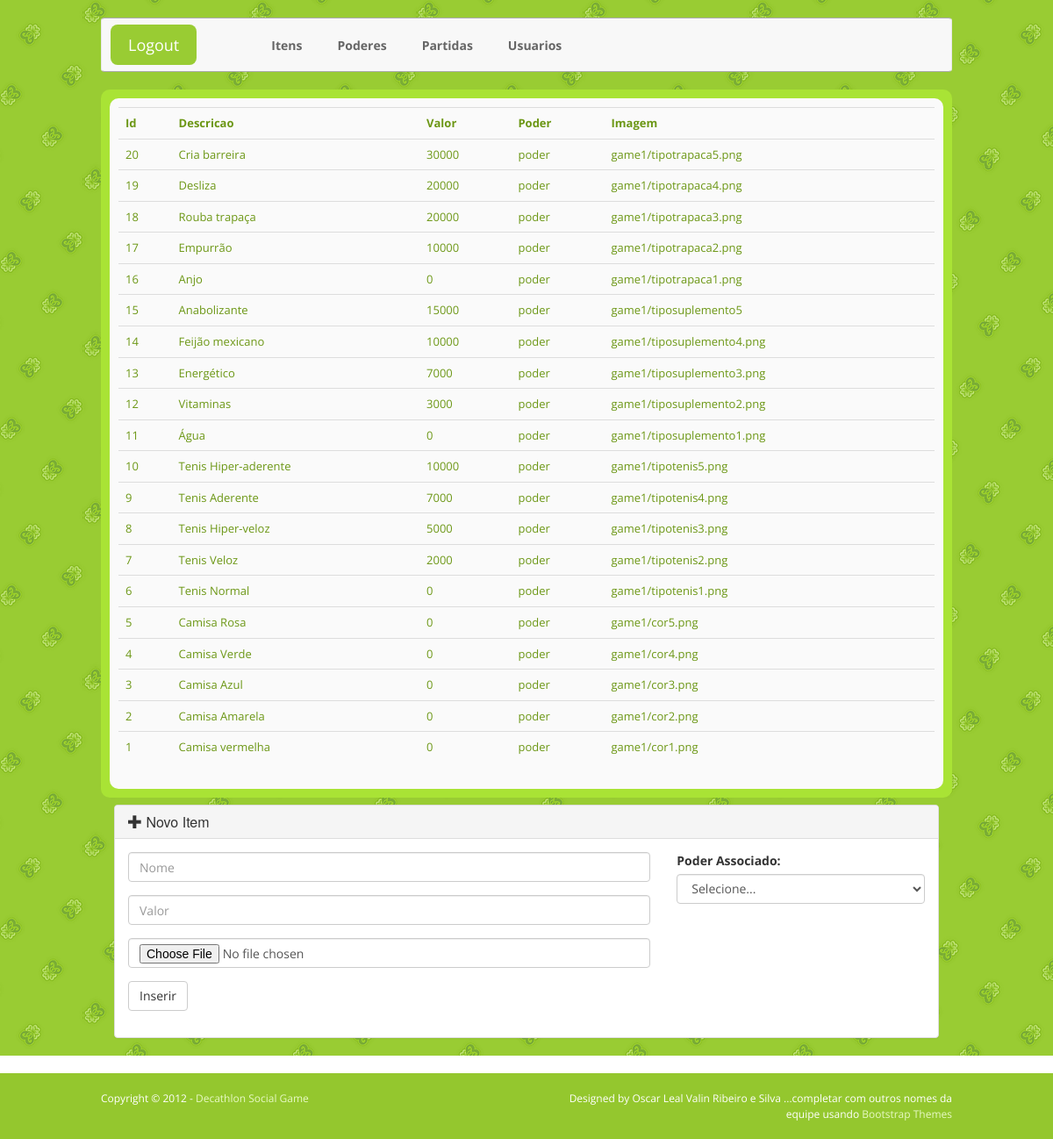
Page /view/admin/itens.php on the earlier database version.
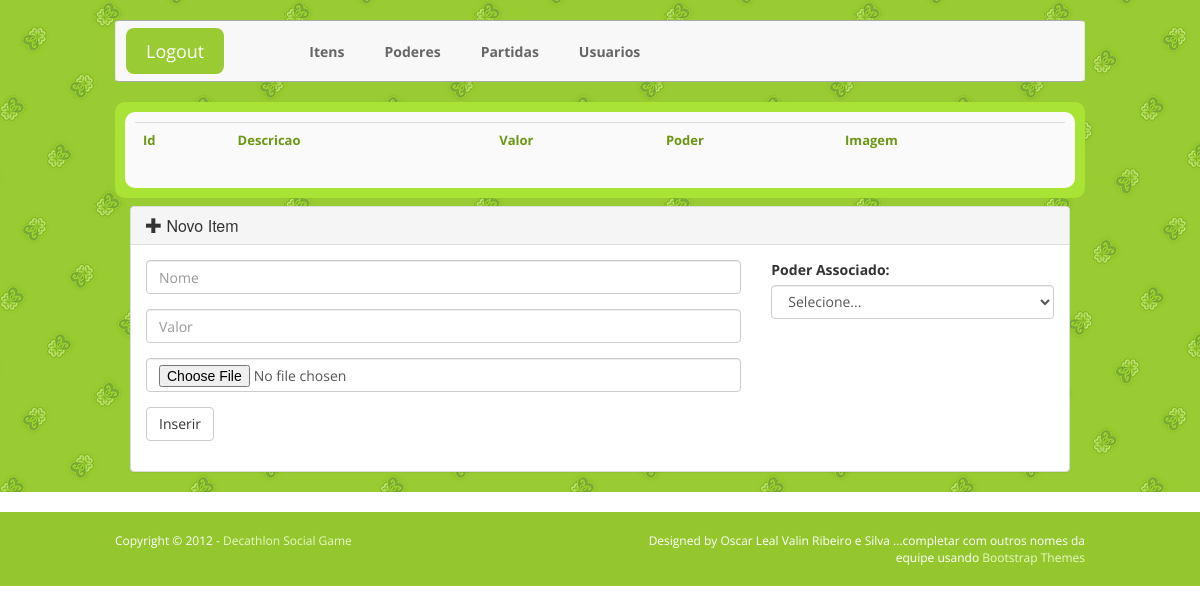
Same page on the later database version.
### tables this page shows
CREATE TABLE IF NOT EXISTS `itens` (
  `id_itens` bigint(20) NOT NULL AUTO_INCREMENT,
  `descricao` varchar(30) NOT NULL,
  `valor` double NOT NULL,
  `path_image_item` varchar(255) DEFAULT NULL,
  PRIMARY KEY (`id_itens`)
);

### controller/itensController.php (called while the page is built, shortened)
<?php
class itensController {
    function listItens() {
        $itensDAO = new itensDAO();
        return $itensDAO->ObterPorTodos();
    }
}

### persistence/daos/itensDAO.php (called while the page is built, shortened)
<?php
require_once 'entidades/itensBE.php';
require_once 'conexaoBanco.php';
class itensDAO{
    public function ObterPorTodos(){
    	$conexao = new conexaoBanco();
    	$conexao->conectar();
    	$stmt = $conexao->pdo->prepare('SELECT id_itens, descricao, valor, path_image_item FROM itens ORDER BY id_itens DESC');
    	$stmt->execute();
    	$retorno = $stmt->fetchAll(PDO::FETCH_ASSOC);
    	$lista = array();
    	$i = 0;
    	foreach( $retorno as $row ){
    		$itensBE = new itensBE();
		    $itensBE->setId_itens($row['id_itens']);
		    $itensBE->setDescricao($row['descricao']);
		    $itensBE->setValor($row['valor']);
                    $itensBE->setPath_image_item($row['path_image_item']);
    		$lista[$i] = $itensBE;
    		$i++;
    	}
    	return $lista;
    }
}
?>

### persistence/daos/conexaoBanco.php (called while the page is built, shortened)
<?php
class conexaoBanco{
	public function conectar(){
		$dsn = 'mysql:host=localhost;port=3306;dbname=DBDecathlon';
		$usuario = 'root';
		$senha = '';
		$opcoes = array(
			PDO::ATTR_PERSISTENT => true,
			PDO::ATTR_CASE => PDO::CASE_LOWER,
                        PDO::ATTR_EMULATE_PREPARES => true,
                        PDO::ERRMODE_WARNING => true,
                        PDO::ERRMODE_EXCEPTION => true
		);
		try {
			$this->pdo = new PDO($dsn, $usuario, $senha, $opcoes);
		} catch (PDOException $e) {
			echo 'Erro: '.$e->getMessage();
		}
	}
}
?>

### persistence/daos/entidades/itensBE.php (called while the page is built)
<?php
class itensBE{
    private $id_itens;
    private $descricao;
    private $valor;
    private $path_image_item;
   public function getPath_image_item() {
       return $this->path_image_item;
   }
   public function setPath_image_item($path_image_item) {
       $this->path_image_item = $path_image_item;
   }
   public function setId_itens($id_itens){
       $this->id_itens = $id_itens;
   }
    public function getId_itens(){
        return $this->id_itens;
    }
    public function setDescricao($descricao){
        $this->descricao = $descricao;
    }
    public function getDescricao(){
        return $this->descricao;
    }
    public function setValor($valor){
        $this->valor = $valor;
    }
    public function getValor(){
        return $this->valor;
    }
}
?>

### view/admin/itens.php (the view, shortened to what the changed rows need)
<?php
$bigButtons = array("Logout" => "../../index.php");
$navLinks = array("Itens" => "itens.php",
    "Poderes"=>"poderes.php",
    "Partidas" => "partidas.php",
    "Usuarios" => "usuarios.php");
include_once '../template/head.php';
include_once '../template/bodyHeaderContainer.php';
require_once '../../controller/itensController.php';
require_once '../../persistence/daos/itensDAO.php';
require_once '../../persistence/daos/entidades/itensBE.php';
$itensController = new itensController();
$listItens = $itensController->listItens();
?>
<div class="col-md-12 col-sm-12">
    <div class="news">
        <div class="letter">
            <table class="table table-hover">
                <tr>
                    <th>Id</th>
                    <th>Descricao</th>
                    <th>Valor</th>
                    <th>Poder</th>
                    <th>Imagem</th>
                </tr>
                <?php foreach ($listItens as $keyItens => $valItens) { ?>
                    <tr>
                        <td><?php echo $valItens->getId_itens() ?></td>
                        <td><?php echo $valItens->getDescricao() ?></td>
                        <td><?php echo $valItens->getValor() ?></td>
                        <td><?php echo "poder" ?></td>
                        <td><?php echo $valItens->getPath_image_item() ?></td>
                    </tr>
                <?php } ?>
            </table>
        </div>
    </div>
</div>
<?php include_once '../template/bodyFooter.php'; ?>

### view/template/bodyHeaderContainer.php (shortened to what the changed rows need)
<body>
    <header>
        <div class="navi">
            <div class="container">
                <div class="navbar navbar-default bs-docs-nav" role="banner">
                    <?php foreach ($bigButtons as $nameButton => $urlButton) { ?>
                        <div class="navbar-header">
                            <a class="navbar-brand" href="<?php echo $urlButton ?>"><?php echo $nameButton ?></a>
                        </div>
                    <?php } ?>
                    <nav class="collapse navbar-collapse bs-navbar-collapse navbar-left" role="navigation">
                        <ul class="nav navbar-nav ">
                            <?php foreach ($navLinks as $nameLink => $urlLink) { ?>
                                <li>
                                    <a href="<?php echo $urlLink ?>"><?php echo $nameLink ?></a>
                                </li>
                            <?php } ?>
                        </ul>
                    </nav>
                </div>
                            </div>
                            </div>
                            <div class="container">
                                <div class="row">

Differences in the rows shown:
removed itens: id_itens "20", descricao "Cria barreira", valor "30000", path_image_item "game1/tipotrapaca5.png"
removed itens: id_itens "19", descricao "Desliza", valor "20000", path_image_item "game1/tipotrapaca4.png"
removed itens: id_itens "18", descricao "Rouba trapaça", valor "20000", path_image_item "game1/tipotrapaca3.png"
removed itens: id_itens "17", descricao "Empurrão", valor "10000", path_image_item "game1/tipotrapaca2.png"
removed itens: id_itens "16", descricao "Anjo", valor "0", path_image_item "game1/tipotrapaca1.png"
removed itens: id_itens "15", descricao "Anabolizante", valor "15000", path_image_item "game1/tiposuplemento5"
removed itens: id_itens "14", descricao "Feijão mexicano", valor "10000", path_image_item "game1/tiposuplemento4.png"
removed itens: id_itens "13", descricao "Energético", valor "7000", path_image_item "game1/tiposuplemento3.png"
removed itens: id_itens "12", descricao "Vitaminas", valor "3000", path_image_item "game1/tiposuplemento2.png"
removed itens: id_itens "11", descricao "Água", valor "0", path_image_item "game1/tiposuplemento1.png"
removed itens: id_itens "10", descricao "Tenis Hiper-aderente", valor "10000", path_image_item "game1/tipotenis5.png"
removed itens: id_itens "9", descricao "Tenis Aderente", valor "7000", path_image_item "game1/tipotenis4.png"
removed itens: id_itens "8", descricao "Tenis Hiper-veloz", valor "5000", path_image_item "game1/tipotenis3.png"
removed itens: id_itens "7", descricao "Tenis Veloz", valor "2000", path_image_item "game1/tipotenis2.png"
removed itens: id_itens "6", descricao "Tenis Normal", valor "0", path_image_item "game1/tipotenis1.png"
removed itens: id_itens "5", descricao "Camisa Rosa", valor "0", path_image_item "game1/cor5.png"
removed itens: id_itens "4", descricao "Camisa Verde", valor "0", path_image_item "game1/cor4.png"
removed itens: id_itens "3", descricao "Camisa Azul", valor "0", path_image_item "game1/cor3.png"
removed itens: id_itens "2", descricao "Camisa Amarela", valor "0", path_image_item "game1/cor2.png"
removed itens: id_itens "1", descricao "Camisa vermelha", valor "0", path_image_item "game1/cor1.png"
